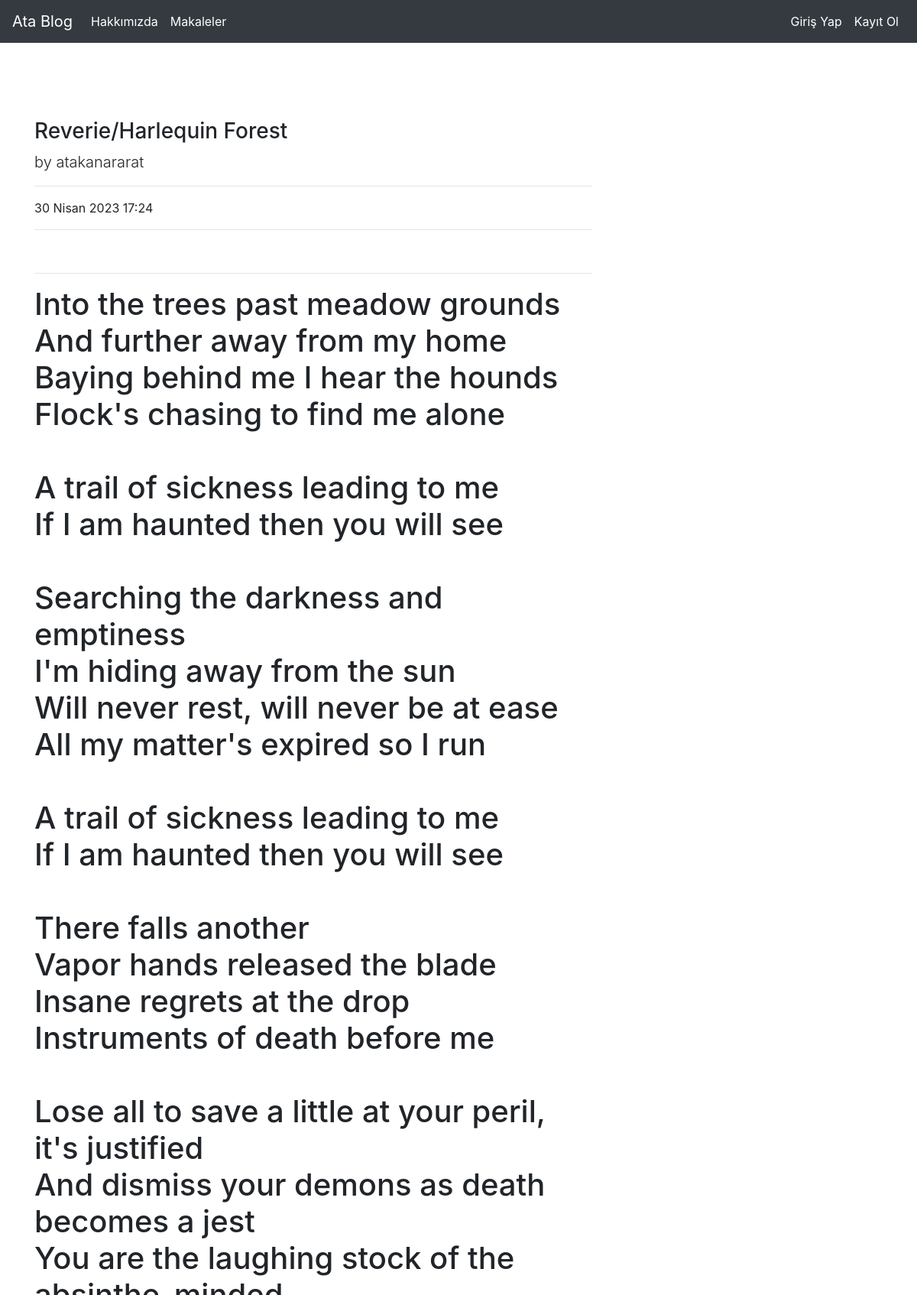
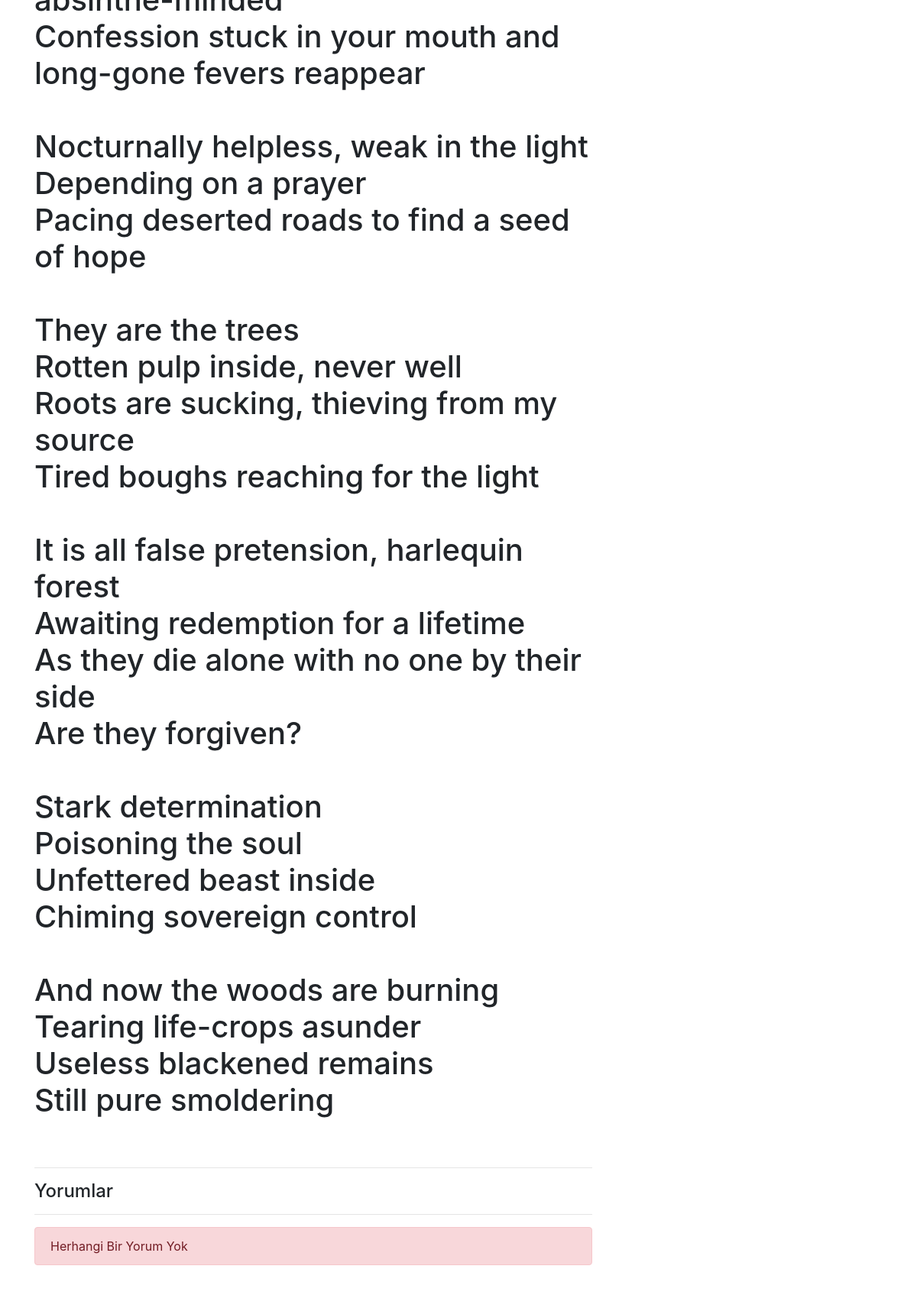
The app's page /articles/article/18 (upper part) with its own data (2 pictures, top to bottom).
### article/models.py (models this page shows, shortened)
class Article(models.Model):
    author=models.ForeignKey("auth.User",on_delete=models.CASCADE,verbose_name="Yazar")
    title=models.CharField(max_length=50,verbose_name="Başlık")
    content=RichTextField()
    created_date = models.DateTimeField(auto_now_add=True,verbose_name="Oluşturulma Tarihi")
    article_image=models.FileField(blank=True,null=True,verbose_name="Eklenti")
    class Meta :
        ordering = ["-created_date"]

### article/views.py (the view)
# urls.py: path('article/<int:id>', views.detail , name="detail"),
def detail(request,id):
    article=get_object_or_404(Article,id=id)
    comments=article.comments.all()
    return render(request,"detail.html",{"article":article,"comments":comments})

### templates/detail.html (shortened to what this page needs)
{% extends "layout.html" %}
{% block body %}
<div class="row">
    <div class="col-lg-8">
      <h3 class="mt-4">{{article.title}}</h3>
      <p class="lead">
        by
        {{article.author.username}}
      </p>
      <hr>
      <p>{{article.created_date}}</p>
      <hr>
      <hr>
      <p class="lead">
        {{article.content|safe}}
      </p>
      <hr>
      <h4>Yorumlar</h4>
      <hr>
      {% if comments %}
      {% for comment in comments %}
      <div class="media mb-4">
        <img class="d-flex mr-3 rounded-circle" src="http://placehold.it/50x50" alt="">
        <div class="media-body">
          <h5 class="mt-0">{{comment.comment_author}}</h5>
          {{comment.comment_content}}
        </div>
      </div>
      {% endfor %}
      {% else %}
      <div class="alert alert-danger">
      Herhangi Bir Yorum Yok
      </div>
      {% endif %}
    </div>
</div>
{% endblock body %}

### records on screen
Article: title "Reverie/Harlequin Forest", author.username "atakanararat", created_date "30 Nisan 2023 17:24", content "Into the trees past meadow grounds And further away from my home Baying behind me I hear the hounds Flock's chasing to find me alone A trail of sickness leading to me If I am haunted then you will see Searching the darkness and emptiness I'm hiding away from the sun Will never rest, will never be at ease All my matter's expired so I run A trail of sickness leading to me If I am haunted then you will see There falls another Vapor hands released the blade Insane regrets at the drop Instruments of death before me Lose all to save a little at your peril, it's justified And dismiss your demons as death becomes a jest You are the laughing stock of the absinthe-minded Confession stuck in your…"
